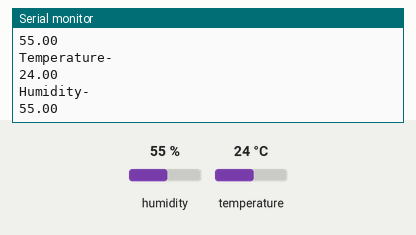
The sketch below on a simulated Arduino Uno, built with avr-gcc and run on an emulated ATmega328P. Shown: the last lines printed to the serial monitor. The test bench sets the inputs (shaded band); at power-on: humidity 55 %, temperature 24 °C.

Above: at 5.8 s.
5.9 s: humidity set to 22 %
At 11.2 s:
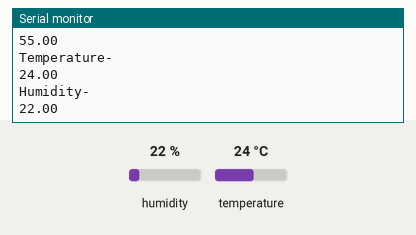
11.9 s: temperature set to 12 °C
At 15.9 s:
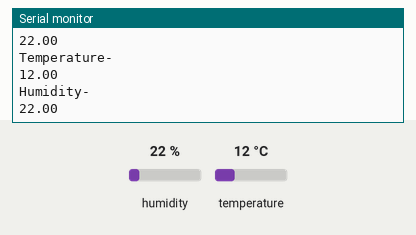
17.9 s: humidity set to 40 %
At 20.6 s:
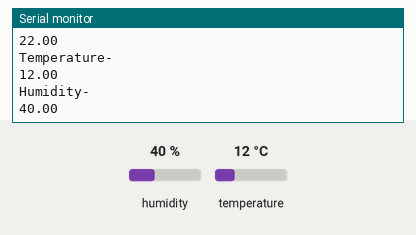
Timing chart, 0 to 22.1 s (numbered marks = the images above; inputs shaded):
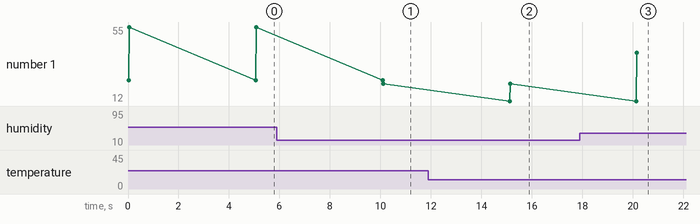

The sketch:

DHT11.ino
```cpp
#include<DHT.h>
DHT dht(2,DHT11);


void setup() {
  // put your setup code here, to run once:

  Serial.begin(9600);
  dht.begin();


}

void loop() {
  // put your main code here, to run repeatedly:
 float t=dht.readTemperature();
 float h=dht.readHumidity();
 Serial.println("Temperature-");
 Serial.println(t);
 Serial.println("Humidity-");
 Serial.println(h);
 delay(5000);


}
```

Measured:
- after the input at 5.9 s, the serial monitor: prints a new line after 4.2 s (image 1)
- after the input at 11.9 s, the serial monitor: prints a new line after 3.2 s (image 2)
- after the input at 17.9 s, the serial monitor: prints a new line after 2.3 s (image 3)
- plotted number 1: 55 → 22 after the input at 5.9 s, 22 → 40 after the input at 17.9 s
